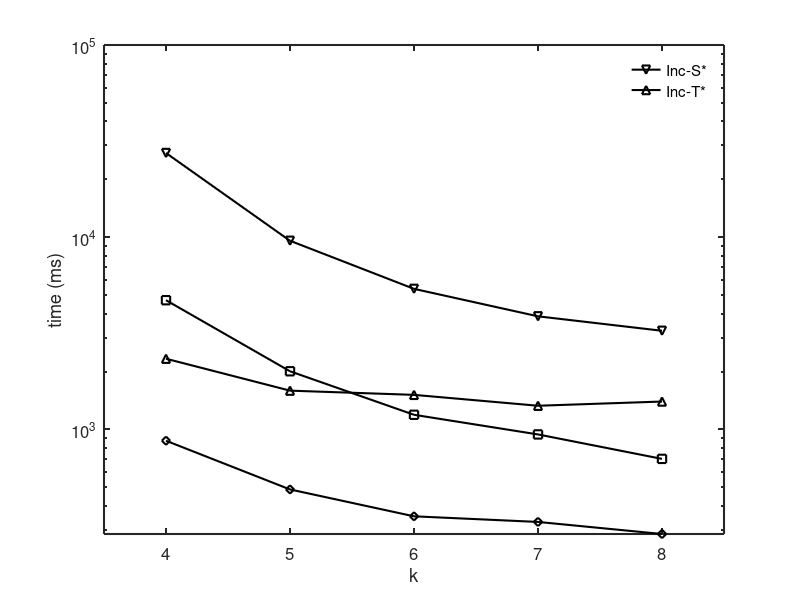

This figure's MATLAB source:
set(gcf,'color',[1, 1, 1]);
set(gcf,'unit','centimeters','position',[10 5 9 7]);

x = [1, 2, 3, 4, 5];
y1 = [4699.944235	2005.765754	1190.830284	941.1294988	702.1582712];
y2 = [872.6229521	486.8822156	352.8290257	329.8513623	285.4495026];
y3 = [27418.01	9580.48	5384.46	3874.44	3258.36];
y4 = [2331.24	1590.24	1511.95	1327.04	1395.74];


p1= semilogy(x, y1, '-ks');
hold on;
p2 = semilogy(x, y2, '-kd');
hold on;
p3 = semilogy(x, y3, '-kv');
hold on;
p4 = semilogy(x, y4, '-k^');
hold on;

xlabel('k');
ylabel('time (ms)');

axis([0.5 5.5 0.0 100000]);

set(gca, 'xtick', 1:5, 'XTickLabel', {'4','5','6','7','8'});
%leg=legend('basic-g','basic-w','Inc-S','Inc-T','Dec', 1);
%set(leg,'edgecolor','white');

set(findall(gcf,'type','line'),'linewidth',1.5);
set(gca, 'FontSize', 12);
leg1 = legend([p1, p2],'Inc-S','Inc-T');
set(leg1,'edgecolor','white');

set(gca, 'LineWidth', 1.5);
ah=axes('position',get(gca,'position'),'visible','off');
set(gca, 'FontSize', 12);
leg2 = legend(ah,[p3, p4],'Inc-S*','Inc-T*');
set(leg2,'edgecolor','white');

set(gca, 'FontSize', 12);
set(get(gca, 'XLabel'), 'FontSize',12);
set(get(gca, 'YLabel'), 'FontSize',12);
set(findall(gcf,'type','line'),'linewidth',1.5);
set(gca, 'LineWidth', 1.5);
